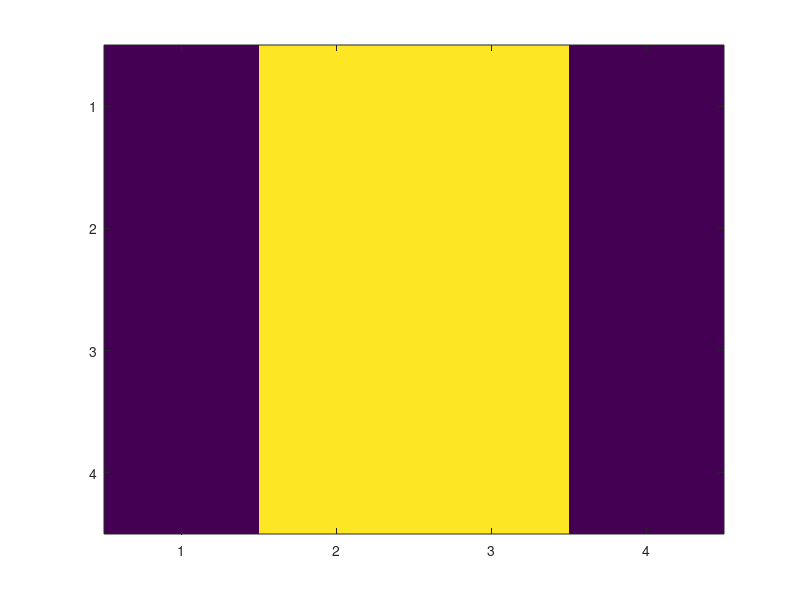
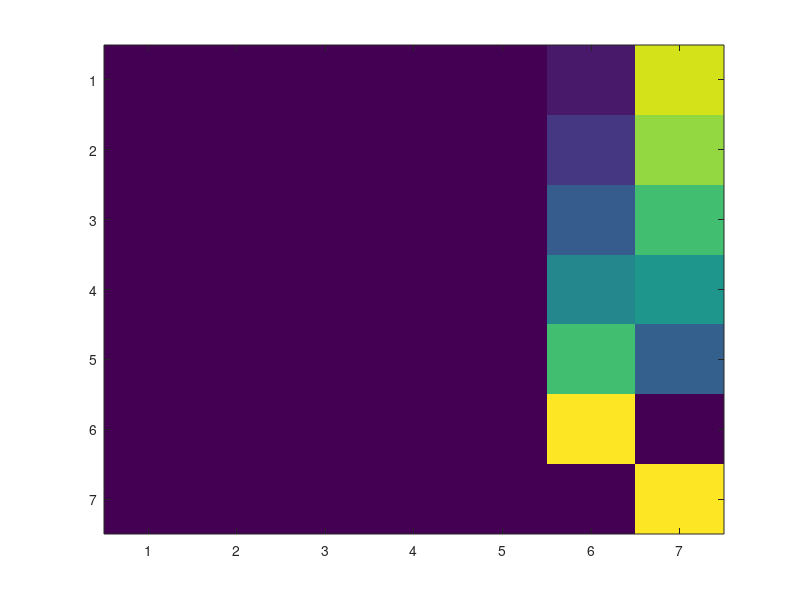
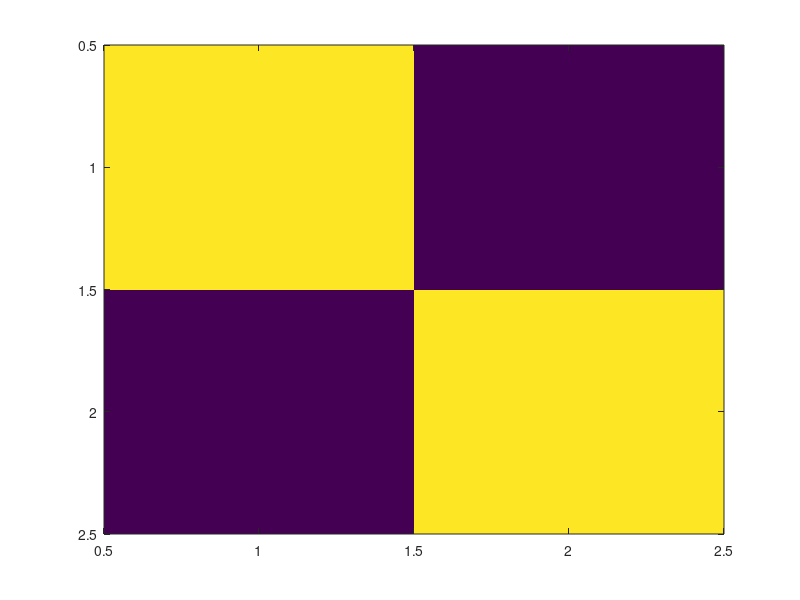

MATLAB code for these plots, in order:
%% Ergodic Chain
P = [0.5 0.5 0.0 0.0;...
     0.3 0.4 0.3 0.0;...
     0.0 0.3 0.4 0.3;...
     0.0 0.0 0.5 0.5];
figure; 
for i = 1:50
    imagesc(P^i)
    pause(0.2)
end
%%
d0 = [1 0 0 0];
d20 = d0*P^25
d0 = [0 0 0 1];
d20 = d0*P^25

%%
[V,D,W] = eig(P)
vec = [W(:,3)/sum(W(:,3))]'

%% Absorbing Chain
% P = [1.0 0.0 0.0 0.0 0.0 0.0 0.0;...
%      0.4 0.3 0.3 0.0 0.0 0.0 0.0;...
%      0.0 0.4 0.3 0.3 0.0 0.0 0.0;...
%      0.0 0.0 0.4 0.3 0.3 0.0 0.0;...
%      0.0 0.0 0.0 0.4 0.3 0.3 0.0;...
%      0.0 0.0 0.0 0.0 0.4 0.3 0.3;...
%      0.0 0.0 0.0 0.0 0.0 0.0 1.0];
P = [0.3 0.3 0.0 0.0 0.0 0.0 0.4;...
     0.4 0.3 0.3 0.0 0.0 0.0 0.0;...
     0.0 0.4 0.3 0.3 0.0 0.0 0.0;...
     0.0 0.0 0.4 0.3 0.3 0.0 0.0;...
     0.0 0.0 0.0 0.4 0.3 0.3 0.0;...
     0.0 0.0 0.0 0.0 0.0 1.0 0.0;...
     0.0 0.0 0.0 0.0 0.0 0.0 1.0];
figure; 
for i = 1:50
    imagesc(P^i)
    pause(0.2)
end 


%%
P = [0 1; 1 0];
figure
for i = 1:50
    imagesc(P^i)
    pause(0.2)
end 
 